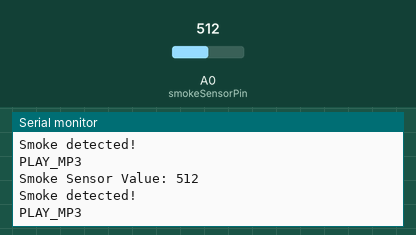
This sketch was run on a simulated Arduino Uno, built with avr-gcc and run on an emulated ATmega328P. On the bench: the last lines printed to the serial monitor. The test bench sets the inputs (shaded band); at power-on: A0 (smokeSensorPin) = 512.

Above: at 1.8 s.
1.9 s: A0 (smokeSensorPin) set to 268
At 2.8 s:
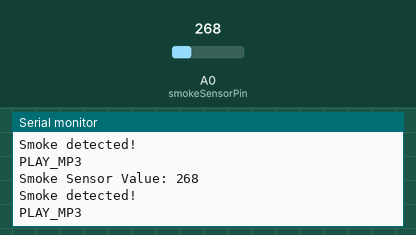
3.4 s: A0 (smokeSensorPin) set to 239
At 4.8 s:
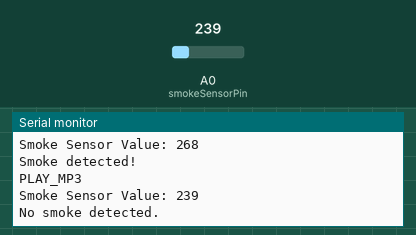
Timing chart, 0 to 6.4 s (numbered marks = the images above; inputs shaded):
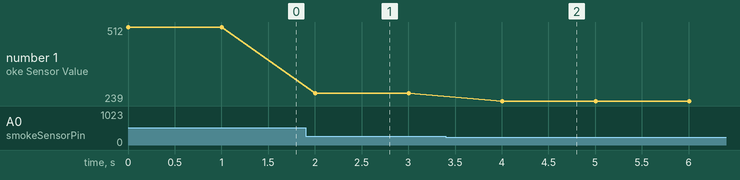

Measured:
- the behaviour switches between 251 and 250 on A0 (smokeSensorPin) (found by bisection; images 1 and 2)
- after the input at 1.9 s, the serial monitor: prints a new line after 0.10 s (image 1)
- after the input at 3.4 s, the serial monitor: prints a new line after 0.60 s (image 2)
- plotted number 1: 512 → 268 after the input at 1.9 s, 268 → 239 after the input at 3.4 s

The sketch:

smokeOK.ino
```cpp
// Define the analog pin connected to the MQ2 sensor
const int smokeSensorPin = A0;
// Define the threshold for smoke detection
const int smokeThreshold = 250; // Adjust as needed

void setup() {
  // Initialize serial communication
  Serial.begin(9600);
}

void loop() {
  // Read the analog value from the smoke sensor
  int sensorValue = analogRead(smokeSensorPin);

  // Print the sensor value to the serial monitor
  Serial.print("Smoke Sensor Value: ");
  Serial.println(sensorValue);

  // Check if smoke is detected
  if (sensorValue > smokeThreshold) {
    Serial.println("Smoke detected!");
    // Send a signal to the PC to play the MP3 file
    Serial.println("PLAY_MP3");
  } else {
    Serial.println("No smoke detected.");
  }

  // Wait for a moment before taking another reading
  delay(1000);
}
```
